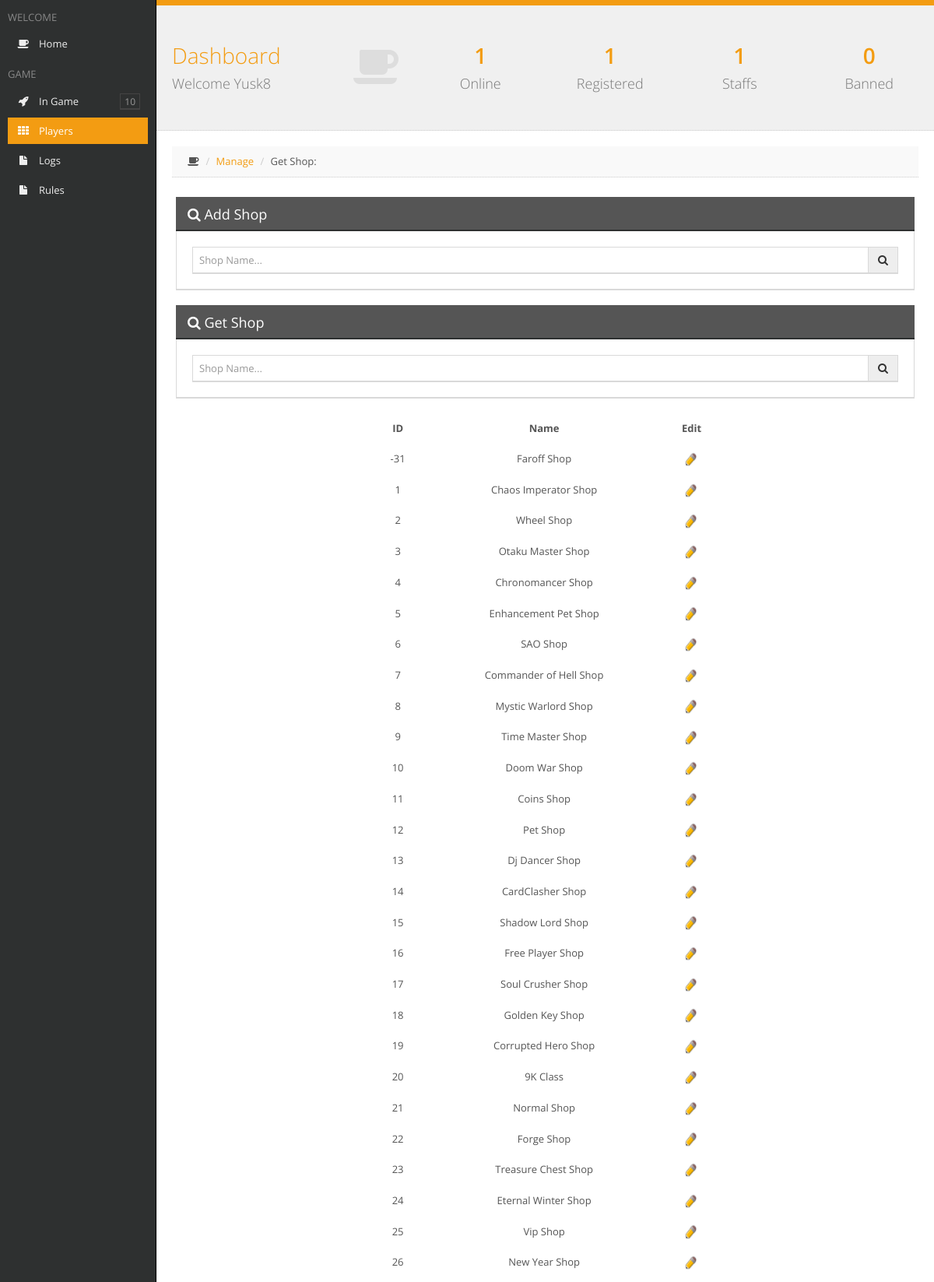
The page /Account/Listshop.php (signed in, upper part) on the database its author committed.
### tables this page shows
CREATE TABLE `shops` (
  `id` int(11) NOT NULL,
  `Name` varchar(32) NOT NULL,
  `House` tinyint(1) NOT NULL DEFAULT '0',
  `Upgrade` tinyint(1) NOT NULL DEFAULT '0',
  `Staff` tinyint(1) NOT NULL DEFAULT '0',
  `Limited` tinyint(1) NOT NULL DEFAULT '0',
  `Field` varchar(8) NOT NULL DEFAULT ''
);

### Account/template/css/fonts/config.php (called while the page is built, shortened)
<?php
	$useron = $_SESSION['userlog'];
	$passon = $_SESSION['passlog'];
	if(!(empty($passon))){
		$user = addslashes($useron);
		$pass = addslashes($passon);
		$busca_user = mysql_query("SELECT * FROM users WHERE Name='$user' AND Hash='$pass'");
		$fetch_user = mysql_fetch_array($busca_user);
		$access = $fetch_user['Access'];
	$busca_servers = mysql_query("SELECT SUM(Count) FROM servers WHERE Online>0");
	$fetch_servers = mysql_fetch_array($busca_servers);
	$busca_users = mysql_query("SELECT id FROM users");
	$conta_users = mysql_num_rows($busca_users);
	$busca_staff = mysql_query("SELECT id FROM users WHERE Access>=40");
	$conta_staff = mysql_num_rows($busca_staff);
	$busca_ban = mysql_query("SELECT id FROM users WHERE Access<1");
	$conta_ban = mysql_num_rows($busca_ban);
	}
?>

### Account/Listshop.php (the view, shortened to what this page needs)
<?php
	if(!(include "template/css/fonts/config.php")){
		die("<center>FATAL ERROR: Arquivo de configuração não encontrado</center>");
	}
?>
<?php if(!(empty($passon)) && ($access < 40)){ ?>
<html>
	<head>
		<title>Restricted Access</title>
		<link rel="stylesheet" href="template/css/style.css">
		<link rel='stylesheet' id='open-sans-css'  href='//fonts.googleapis.com/css?family=Open+Sans%3A300italic%2C400italic%2C600italic%2C300%2C400%2C600&#038;subset=latin%2Clatin-ext&#038;ver=4.0-alpha' type='text/css' media='all' />
	</head>
	<body>
		<div id="tudo">
			<div>&nbsp </div>
			<div id="conteudo" class="shadow">
				<div style="height: 30px;">&nbsp </div>
				<p><center>Only Staff have access to the Panel of Shops</center></p>
				<p><a href="../"><center>&raquo Back to Game</center></a></p>
			</div>
		</div>
	</body>
</html>
<?php }else if(!(empty($passon))){ ?>
<!DOCTYPE html>
<html class=" js no-touch">
<head>
	<link rel="stylesheet" href="template/css/bootstrap-1.5.css">
	<link rel="stylesheet" href="template/css/plugins-1.5.css">
	<link rel="stylesheet" href="template/css/main-1.5.css">
	<link rel="stylesheet" href="template/css/themes.css">
</head>
<body class="header-fixed-top sidebar-left-pinned">
<div id="sidebar-left" class="enable-hover">
	<div class="sidebar-content">
		<div class="slimScrollDiv" style="position: relative; overflow: hidden; width: auto; height: 573px;">
			<div class="sidebar-left-scroll" style="overflow: hidden; width: auto; height: 573px;">
				<ul class="sidebar-nav">
					<li><h2 class="sidebar-header">WELCOME</h2></li>
					<li><a href="Index.php"><i class="fa fa-coffee"></i>Home</a></li>
					<li><h2 class="sidebar-header">GAME</h2></li>
					<li><a style="cursor: pointer;" class="menu-link"><i class="fa fa-rocket"></i>In Game</a>
					</li>
					<li><a href="busca.php" class=" active"><i class="fa fa-th"></i>Players</a></li>
					<li><a href="logs.php"><i class="fa fa-file"></i>Logs</a></li>
					<li><a href="rules.php"><i class="fa fa-file"></i>Rules</a></li>
				</ul>
			</div>
		</div>
	</div>
</div>
<div id="page-container" class="full-width">
	<div id="fx-container" class="fx-opacity"><div id="page-content" class="block">
		<div class="block-header">
			<div class="row remove-margin">
				<div class="col-md-4">
					<a href="" class="header-title-link">
						<h1><i class="fa fa-coffee animation-expandUp"></i>Dashboard<br><small>Welcome <?php echo $useron; ?></small></h1>
					</a>
				</div>
				<div class="col-md-8">
					<div class="row">
						<div class="col-sm-6">
							<div class="row">
								<div class="col-xs-6">
									<a href="lista.php?online" class="header-link">
										<h1 class="animation-pullDown">
											<strong><?php echo $fetch_servers[0]; ?></strong><br><small>Online</small>
										</h1>
									</a>
								</div>
								<div class="col-xs-6">
									<a class="header-link">
										<h1 class="animation-pullDown">
											<strong><?php echo $conta_users; ?></strong><br><small>Registered</small>
										</h1>
									</a>
								</div>
							</div>
						</div>
						<div class="col-sm-6">
							<div class="row">
								<div class="col-xs-6">
									<a href="lista.php?staffs" class="header-link">
										<h1 class="animation-pullDown">
											<strong><?php echo $conta_staff; ?></strong><br><small>Staffs</small>
										</h1>
									</a>
								</div>
								<div class="col-xs-6">
									<a href="lista.php?ban" class="header-link">
										<h1 class="animation-pullDown">
											<strong><?php echo $conta_ban; ?></strong><br><small>Banned</small>
										</h1>
									</a>
								</div>
							</div>
						</div>
					</div>
				</div>
			</div>
		</div>
<div id="page-container" class="full-width">
	<div id="fx-container" class="fx-opacity"><div id="page-content" class="block">
		<ul class="breadcrumb breadcrumb-top">
			<li><i class="fa fa-coffee"></i></li>
			<li><a href="Manage.php">Manage</a></li>
			<li>Get Shop: <?php echo $_POST['search-term']; ?></li>
		</ul>
		<div class="row gutter30">
			<div class="block full">
				<div class="block-title">
					<h2><i class="fa fa-search"></i> Add Shop</h2>
				</div>
				<form action="addshop.php" method="POST">
					<div class="input-group">
						<input type="text" id="search-term" value="<?php echo addslashes($_POST['add-term']); ?>" name="add-term" class="form-control" placeholder="Shop Name...">
						<span class="input-group-btn">
							<button type="submit" class="btn btn-default"><i class="fa fa-search"></i></button>
						</span>
					</div>
				</form>
			</div>
			<div class="block full">
				<div class="block-title">
					<h2><i class="fa fa-search"></i> Get Shop</h2>
				</div>
				<form action="" method="post">
					<div class="input-group">
						<input type="text" id="search-term" value="<?php echo addslashes($_POST['search-term']); ?>" name="search-term" class="form-control" placeholder="Shop Name...">
						<span class="input-group-btn">
							<button type="submit" class="btn btn-default"><i class="fa fa-search"></i></button>
						</span>
					</div>
				</form>
			</div>
		<table align="center">
		<tr>
			<td style='border: 1px #000; padding: 10px 50px 10px 50px;' align="center"><b>ID</b></td>
			<td style='border: 1px #000; padding: 10px 50px 10px 50px;' align="center"><b>Name</b></td>
			<td style='border: 1px #000; padding: 10px 50px 10px 50px;' align="center"><b>Edit</b></td>
		</tr>
		<?php
			if(!(isset($_POST['search-term']))){
				$_BS['PorPagina'] = 70;
				$sql = "SELECT COUNT(*) AS total FROM `shops`";
				$query = mysql_query($sql);
				$total = mysql_result($query, 0, 'total');
				$paginas =  (($total % $_BS['PorPagina']) > 0) ? (int)($total / $_BS['PorPagina']) + 1 : ($total / $_BS['PorPagina']);
				if (isset($_GET['pagina'])) {
					$pagina = (int)$_GET['pagina'];
				} else {
					$pagina = 1;
				}
				$pagina = max(min($paginas, $pagina), 1);
				$inicio = ($pagina - 1) * $_BS['PorPagina'];
				$sql = "SELECT * FROM `shops` ORDER BY `id` ASC LIMIT ".$inicio.", ".$_BS['PorPagina'];
				$query = mysql_query($sql);
				while ($resultado = mysql_fetch_assoc($query)) {
					$id = $resultado['id'];
					$name = $resultado['Name'];
					echo "
						<tr>
							<td style='border: 1px #000; padding: 10px 50px 10px 50px;' align='center'>$id</td>
							<td style='border: 1px #000; padding: 10px 50px 10px 50px;' align='center'>$name</td>
							<td style='border: 1px #000; padding: 10px 50px 10px 50px;' align='center'>
								<a href='addshop.php?edit=$id'><img src='template/edit.jpg' width='16px' alt='Função Editar'></a>
							</td>
						</tr>
					";
				}
				echo "</table>";
				if ($total > 0) {
					echo "<br /><br /><center>Other Shops: ";
					echo "</center>";
				}
			}
		?>
		<br /><br /><br />
		</div>
	</div>
	</div>
</div>
</body>
</html>
<?php }else{ ?>
	<?php include "login.php"; ?>
<?php } ?>

### rows shown on the page
shops: id "-31", Name "Faroff Shop"
shops: id "1", Name "Chaos Imperator Shop"
shops: id "2", Name "Wheel Shop"
shops: id "3", Name "Otaku Master Shop"
shops: id "4", Name "Chronomancer Shop"
shops: id "5", Name "Enhancement Pet Shop"
shops: id "6", Name "SAO Shop"
shops: id "7", Name "Commander of Hell Shop"
shops: id "8", Name "Mystic Warlord Shop"
shops: id "9", Name "Time Master Shop"
shops: id "10", Name "Doom War Shop"
shops: id "11", Name "Coins Shop"
shops: id "12", Name "Pet Shop"
shops: id "13", Name "Dj Dancer Shop"
shops: id "14", Name "CardClasher Shop"
shops: id "15", Name "Shadow Lord Shop"
shops: id "16", Name "Free Player Shop"
shops: id "17", Name "Soul Crusher Shop"
shops: id "18", Name "Golden Key Shop"
shops: id "19", Name "Corrupted Hero Shop"
shops: id "20", Name "9K Class"
shops: id "21", Name "Normal Shop"
shops: id "22", Name "Forge Shop"
shops: id "23", Name "Treasure Chest Shop"
shops: id "24", Name "Eternal Winter Shop"
shops: id "25", Name "Vip Shop"
shops: id "26", Name "New Year Shop"

### other values the page prints
$useron "Yusk8"
$fetch_servers[0] "1"
$conta_users "1"
$conta_staff "1"
$conta_ban "0"
